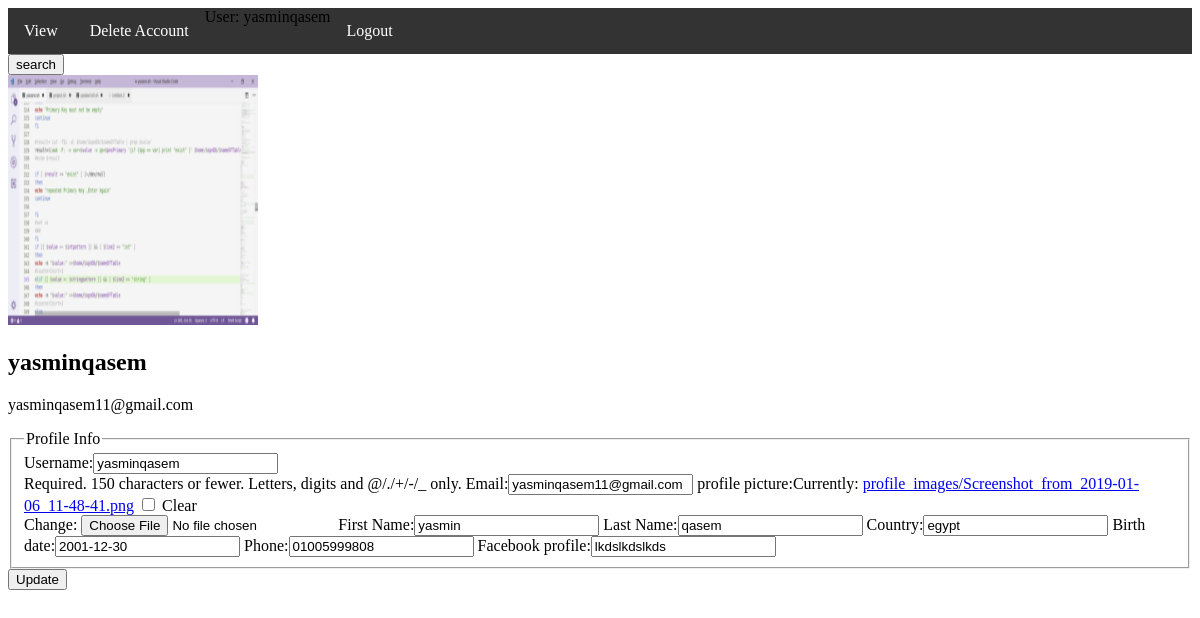
Screenshot of /accounts/profile/ (signed in) with the database file from the repository.
### accounts/models.py (models this page shows, shortened)
class Profile(models.Model):
    user = models.OneToOneField(User, on_delete=models.CASCADE)
    first_name = models.CharField(max_length=100,blank=True)
    last_name = models.CharField(max_length=100,blank=True)
    phone = models.CharField(max_length=13,blank=True)
    birth_date = models.DateField(default='2001-12-30')
    country = models.CharField(max_length=100,blank=True)
    photo = models.ImageField(upload_to='profile_images',blank=True,default="default.jpeg")
    facebook_profile = models.CharField(max_length=100,blank=True)

### accounts/views.py (the view)
# urls.py: path('profile/',views.profile, name='profile'),
@login_required
def profile(request):
    if request.method == 'POST':
        u_form = UserUpdateForm(request.POST, instance=request.user)
        p_form = ProfileUpdateForm(request.POST,
                                   request.FILES,
                                   instance=request.user.profile)
        if u_form.is_valid() and p_form.is_valid():
            u_form.save()
            p_form.save()
            return redirect('/accounts/profile/')
    else:
        u_form = UserUpdateForm(instance=request.user)
        p_form = ProfileUpdateForm(instance=request.user.profile)
    context = {
        'u_form': u_form,
        'p_form': p_form
    }
    return render(request, 'profile.html', context)

### accounts/forms.py
class UserUpdateForm(forms.ModelForm):
    email = forms.EmailField()
    class Meta:
        model = User
        fields = ['username', 'email']

class ProfileUpdateForm(forms.ModelForm):
   first_name=forms.CharField(label="First Name")
   last_name=forms.CharField(label="Last Name")
   phone_regex = RegexValidator(regex=r'^(\+20)?\d{10,13}$', message="Phone number must be entered in the format: '+2099999999999'. Up to 13 digits allowed.")
   phone = forms.CharField(validators=[phone_regex], max_length=13) # validators should be a list
   facebook_profile = forms.CharField(max_length=100)
   birth_date = forms.DateField(
         widget=forms.DateInput(attrs={'placeholder': 'DD/MM/YYYY'})
     )
   country = forms.CharField(max_length=100)
   photo = forms.ImageField(label="profile picture",required=False)
   class Meta:
      model = Profile
      fields = ['photo','first_name','last_name','country','birth_date'
                  ,'phone','facebook_profile']

### accounts/templates/profile.html (shortened to what this page needs)
 {% extends 'project/nav.html'%}
 {% block content %}
    <div class="content-section">
      <div class="media">
        <img width="250" height="250" src="{{ user.profile.photo.url }}">
        <div class="media-body">
          <h2 class="account-heading">{{ user.username }}</h2>
          <p class="text-secondary">{{ user.email }}</p>
        </div>
      </div>
      <form method="POST" enctype="multipart/form-data">
          <fieldset class="form-group">
              <legend class="border-bottom mb-4">Profile Info</legend>
              {{ u_form }}
              {{ p_form }}
          </fieldset>
          <div class="form-group">
              <button class="btn btn-outline-info" type="submit">Update</button>
          </div>
      </form>
    </div>
 {% endblock%}

### project/templates/project/nav.html (shortened to what this page needs)
<!DOCTYPE html>
<html>
{% load static %}
<head>
    <link rel="stylesheet" href="{% static 'project/CSS/nav.css' %}">
    <link rel="stylesheet" href="{% static 'project/CSS/showOne.css' %}">
</head>
<body>
<ul>
    <li class="dropdown">
        <a href="javascript:void(0)" class="dropbtn">View</a>
    </li>
    <li><a href="#news" onclick="view()">Delete Account</a></li>
    <li>
    {% if user.is_authenticated %}
    <li>User: {{ user.get_username }}</li>
    <li><a href="{% url 'logout'%}?next={{request.path}}">Logout</a></li>
  {% else %}
    <li><a href="{% url 'login'%}?next={{request.path}}">Login</a></li>
  {% endif %}
    </li>
</ul>
 <form method="POST" action="{% url 'search' %}"> {% csrf_token %}
        <input type="submit" value="search">
</form>
{% block content %}
{% endblock %}
</body>
</html>

### project/static/project/CSS/nav.css (style rules this page uses)
ul { list-style-type: none; margin: 0; padding: 0; overflow: hidden; background-color: #333; }
li { float: left; }
li a, .dropbtn { display: inline-block; color: white; text-align: center; padding: 14px 16px; text-decoration: none; }
li.dropdown { display: inline-block; }

### rows the page displays
Profile: first_name "yasmin", last_name "qasem", country "egypt", birth_date "2001-12-30", phone "01005999808", facebook_profile "lkdslkdslkds"

### other values shown
{{ user.get_username }} "yasminqasem"
{{ user.username }} "yasminqasem"
{{ user.email }} "yasminqasem11@gmail.com"
